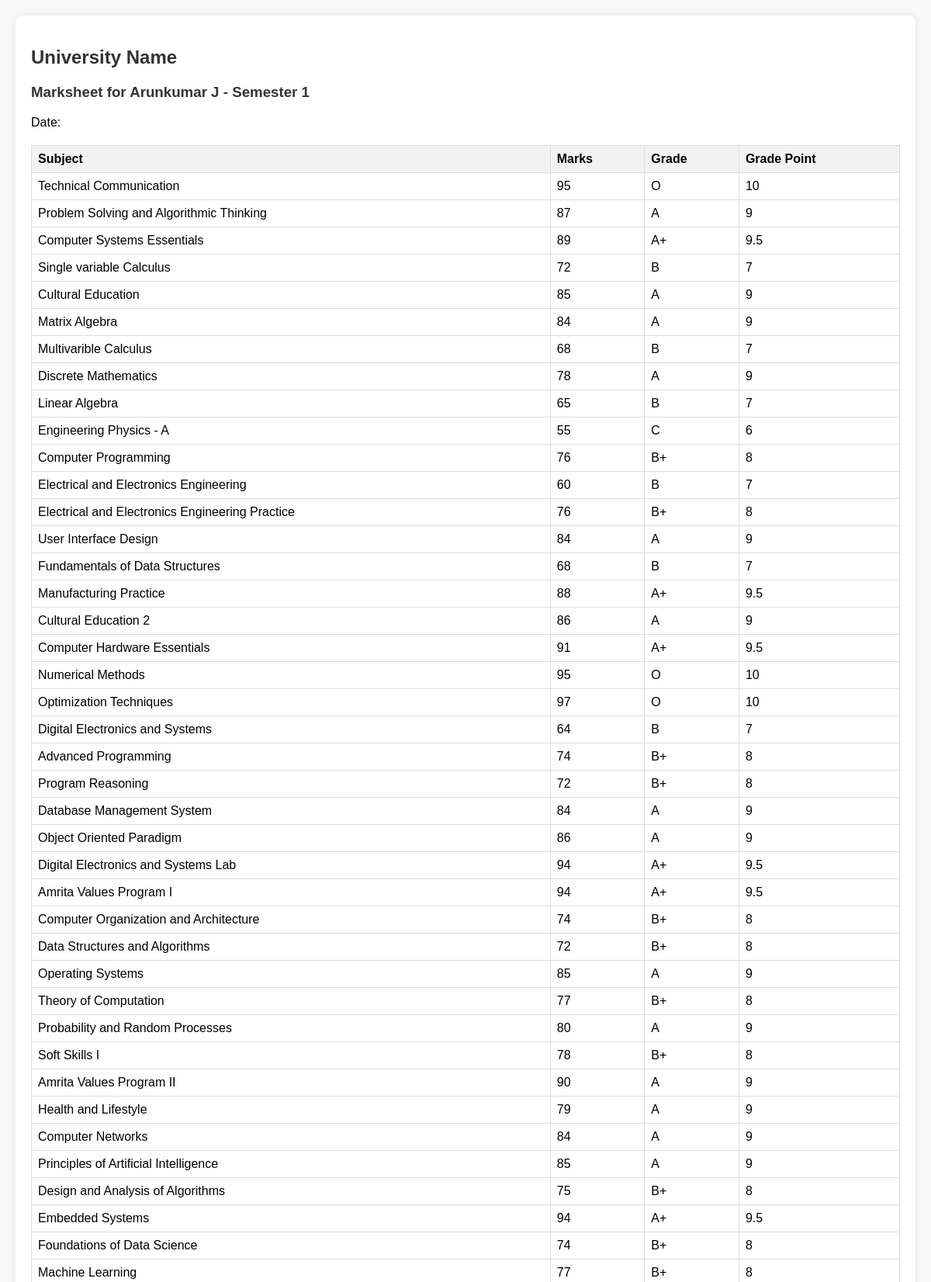
The app's page /view_student_marksheet/2/ (upper part) with its own data.
### App/models.py (models this page shows, shortened)
class Student(models.Model):
    user = models.OneToOneField(User, on_delete=models.CASCADE)
    name = models.CharField(max_length=100, default='Default Name')
    course = models.ForeignKey(Course, on_delete=models.CASCADE)

class Marks(models.Model):
    student = models.ForeignKey(Student, on_delete=models.CASCADE)
    subject = models.ForeignKey(Subject, on_delete=models.CASCADE)
    marks = models.IntegerField()
    grade = models.CharField(max_length=2)

class Subject(models.Model):
    course = models.ForeignKey(Course, on_delete=models.CASCADE)
    semester = models.ForeignKey(Semester, on_delete=models.CASCADE)
    name = models.CharField(max_length=100)
    credits = models.IntegerField(default=3)

### App/views.py (the view)
# urls.py: path('view_student_marksheet/<int:student_id>/', view_student_marksheet, name='view_student_marksheet'),
def view_student_marksheet(request, student_id):
    student = get_object_or_404(Student, id=student_id)
    marks = Marks.objects.filter(student=student)
    total_grade_points = 0
    total_credits = 0
    for mark in marks:
        grade_point = calculate_grade_point(mark.grade)
        total_grade_points += grade_point * mark.subject.credits
        total_credits += mark.subject.credits
    sgpa = total_grade_points / total_credits if total_credits > 0 else 0
    all_marks = Marks.objects.filter(student=student)
    total_cumulative_grade_points = 0
    total_cumulative_credits = 0
    for mark in all_marks:
        grade_point = calculate_grade_point(mark.grade)
        total_cumulative_grade_points += grade_point * mark.subject.credits
        total_cumulative_credits += mark.subject.credits
    cgpa = total_cumulative_grade_points / total_cumulative_credits if total_cumulative_credits > 0 else 0
    context = {
        'student': student,
        'marks': marks,
        'sgpa': sgpa,
        'cgpa': cgpa,
        'total_credits': total_cumulative_credits,
        'semester': marks.first().subject.semester.number if marks.exists() else None,
    }
    return render(request, 'view_marksheet.html', context)

### App/views.py (called while the page is built)
def calculate_grade_point(grade):
    if grade == 'O':
        return 10
    elif grade == 'A+':
        return 9.5
    elif grade == 'A':
        return 9
    elif grade == 'B+':
        return 8
    elif grade == 'B':
        return 7
    elif grade == 'C':
        return 6
    elif grade == 'P':
        return 5
    else:
        return 0

### templates/view_marksheet.html (shortened to what this page needs)
<!DOCTYPE html>
<html>
<head>
</head>
<body>
    <div class="container">
        <h2>University Name</h2>
        <h3>Marksheet for {{ student.name }} - Semester {{ semester }}</h3>
        <p>Date: {{ date }}</p>
        <table>
            <tr>
                <th>Subject</th>
                <th>Marks</th>
                <th>Grade</th>
                <th>Grade Point</th>
            </tr>
            {% for mark in marks %}
                <tr>
                    <td>{{ mark.subject.name }}</td>
                    <td>{{ mark.marks }}</td>
                    <td>{{ mark.grade }}</td>
                    <td>
                        {% if mark.grade == 'O' %}
                            10
                        {% elif mark.grade == 'A+' %}
                            9.5
                        {% elif mark.grade == 'A' %}
                            9
                        {% elif mark.grade == 'B+' %}
                            8
                        {% elif mark.grade == 'B' %}
                            7
                        {% elif mark.grade == 'C' %}
                            6
                        {% elif mark.grade == 'P' %}
                            5
                        {% else %}
                            0
                        {% endif %}
                    </td>
                </tr>
            {% endfor %}
        </table>
    </div>
</body>
</html>

### templates/view_marksheet.html (style rules this page uses)
body { font-family: Arial, sans-serif; margin: 20px; background-color: #f9f9f9; }
.container { background-color: #fff; padding: 20px; border-radius: 8px; box-shadow: 0 0 10px rgba(0, 0, 0, 0.1); }
h2, h3 { color: #333; }
table { width: 100%; border-collapse: collapse; margin-top: 20px; }
th, td { border: 1px solid #ddd; padding: 8px; text-align: left; }
th { background-color: #f2f2f2; }

### records on screen
Student: name "Arunkumar J"
Marks: subject.name "Technical Communication", marks "95", grade "O", shows "10"
Marks: subject.name "Problem Solving and Algorithmic Thinking", marks "87", grade "A", shows "9"
Marks: subject.name "Computer Systems Essentials", marks "89", grade "A+", shows "9.5"
Marks: subject.name "Single variable Calculus", marks "72", grade "B"
Marks: subject.name "Cultural Education", marks "85", grade "A", shows "9"
Marks: subject.name "Matrix Algebra", marks "84", grade "A", shows "9"
Marks: subject.name "Multivarible Calculus", marks "68", grade "B", shows "7"
Marks: subject.name "Discrete Mathematics", marks "78", grade "A", shows "9"
Marks: subject.name "Linear Algebra", marks "65", grade "B", shows "7"
Marks: subject.name "Engineering Physics - A", marks "55", grade "C", shows "6"
Marks: subject.name "Computer Programming", marks "76", grade "B+", shows "8"
Marks: subject.name "Electrical and Electronics Engineering", marks "60", grade "B", shows "7"
Marks: subject.name "Electrical and Electronics Engineering Practice", marks "76", grade "B+", shows "8"
Marks: subject.name "User Interface Design", marks "84", grade "A", shows "9"
Marks: subject.name "Fundamentals of Data Structures", marks "68", grade "B", shows "7"
Marks: subject.name "Manufacturing Practice", marks "88", grade "A+", shows "9.5"
Marks: subject.name "Cultural Education 2", marks "86", grade "A", shows "9"
Marks: subject.name "Computer Hardware Essentials", marks "91", grade "A+", shows "9.5"
Marks: subject.name "Numerical Methods", marks "95", grade "O", shows "10"
Marks: subject.name "Optimization Techniques", marks "97", grade "O", shows "10"
Marks: subject.name "Digital Electronics and Systems", marks "64", grade "B", shows "7"
Marks: subject.name "Advanced Programming", marks "74", grade "B+", shows "8"
Marks: subject.name "Program Reasoning", marks "72", grade "B+", shows "8"
Marks: subject.name "Database Management System", marks "84", grade "A", shows "9"
Marks: subject.name "Object Oriented Paradigm", marks "86", grade "A", shows "9"
Marks: subject.name "Digital Electronics and Systems Lab", marks "94", grade "A+", shows "9.5"
Marks: subject.name "Amrita Values Program I", marks "94", grade "A+", shows "9.5"
Marks: subject.name "Computer Organization and Architecture", marks "74", grade "B+", shows "8"
Marks: subject.name "Data Structures and Algorithms", marks "72", grade "B+", shows "8"
Marks: subject.name "Operating Systems", marks "85", grade "A", shows "9"
Marks: subject.name "Theory of Computation", marks "77", grade "B+", shows "8"
Marks: subject.name "Probability and Random Processes", marks "80", grade "A", shows "9"
Marks: subject.name "Soft Skills I", marks "78", grade "B+"
Marks: subject.name "Amrita Values Program II", marks "90", grade "A"
Marks: subject.name "Health and Lifestyle", marks "79", grade "A"
Marks: subject.name "Computer Networks", marks "84", grade "A", shows "9"
Marks: subject.name "Principles of Artificial Intelligence", marks "85", grade "A", shows "9"
Marks: subject.name "Design and Analysis of Algorithms", marks "75", grade "B+", shows "8"
Marks: subject.name "Embedded Systems", marks "94", grade "A+", shows "9.5"
Marks: subject.name "Foundations of Data Science", marks "74", grade "B+", shows "8"
Marks: subject.name "Machine Learning", marks "77", grade "B+", shows "8"

### other values on screen
{{ semester }} "1"
